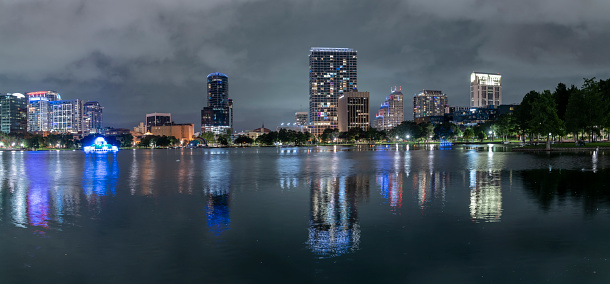
#> input picture image/data/city.jpg, 610 x 284 px, given in place of the camera
$ python player.py
#> lines starting #> are read from the running program, lines starting #| are printed output that depends on the picture
#> further down, frame is the input picture: shape (284, 610, 3); mean B, G, R 90.9, 79.8, 68
### image/histogram.py
import cv2
import numpy as np
from matplotlib import pyplot as plt


def plot(img):
    color = ('b','g','r')
    for i,col in enumerate(color):
        histr = cv2.calcHist([img],[i],None,[256],[0,256])
        plt.plot(histr,color = col)
        plt.xlim([0,256])
    fig = plt.gcf()
    fig.canvas.draw()
    hist_image = np.array(fig.canvas.renderer.buffer_rgba())
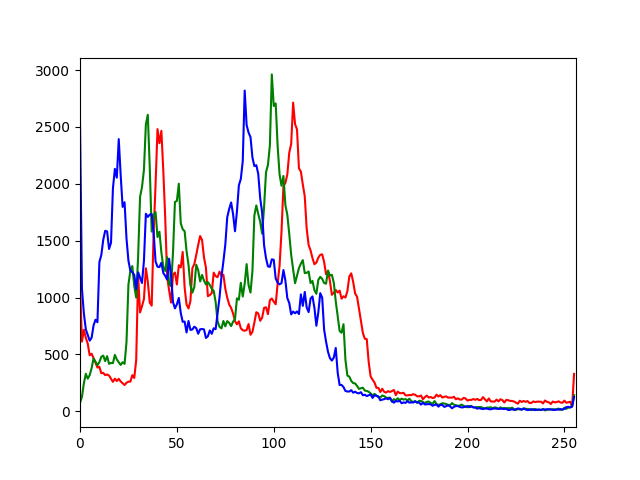
#> hist_image: shape (480, 640, 4); mean of channels 0, 1, 2, 3 245.9, 244.1, 245.8, 255; drawn as B, G, R
    plt.close()
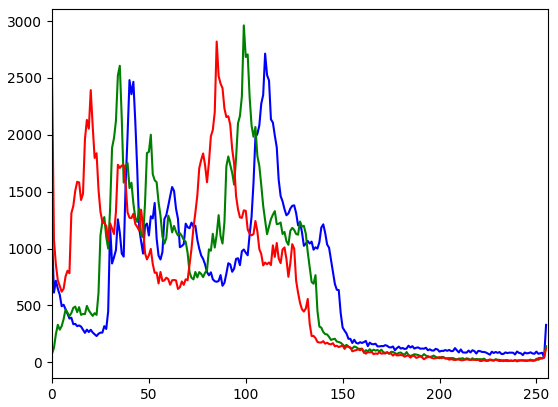
#> figure drawn by matplotlib, 1 panel; curve peaks at x = 110, y = 2714; curve peaks at x = 99, y = 2962; curve peaks at x = 85, y = 2820

    return hist_image


# [8 lines left out: function equalize, not called in this run]

### image/fft_filter.py
import cv2
import numpy as np

class FFT_FILTER:
    def __init__(self):
        self.kernel= {}
        self.kernel['type'] = None


    # [48 lines left out: functions fft, ifft, Build_H, Filter2D_FT, filter_ft, not called in this run]

### image/player.py
import cv2
import numpy as np
import filter
import noise
import fft_filter
import histogram


FILTER = fft_filter.FFT_FILTER()
cap = cv2.VideoCapture("./data/people2.mp4")
cap = cv2.VideoCapture(0, cv2.CAP_MSMF)
cap.set(cv2.CAP_PROP_FRAME_WIDTH, 512)
cap.set(cv2.CAP_PROP_FRAME_HEIGHT, 512)


while True:
    ret, frame = cap.read()
    if ret:
        cframe = histogram.plot(frame)
        cv2.imshow('Image', frame)
        cv2.imshow('Histogram', cframe)
        key = cv2.waitKey(33)
#> (key q is pressed here)
        if key == ord('q'):
            break


cap.release()
cv2.destroyAllWindows()

$ run again, on image/data/mountain.jpg
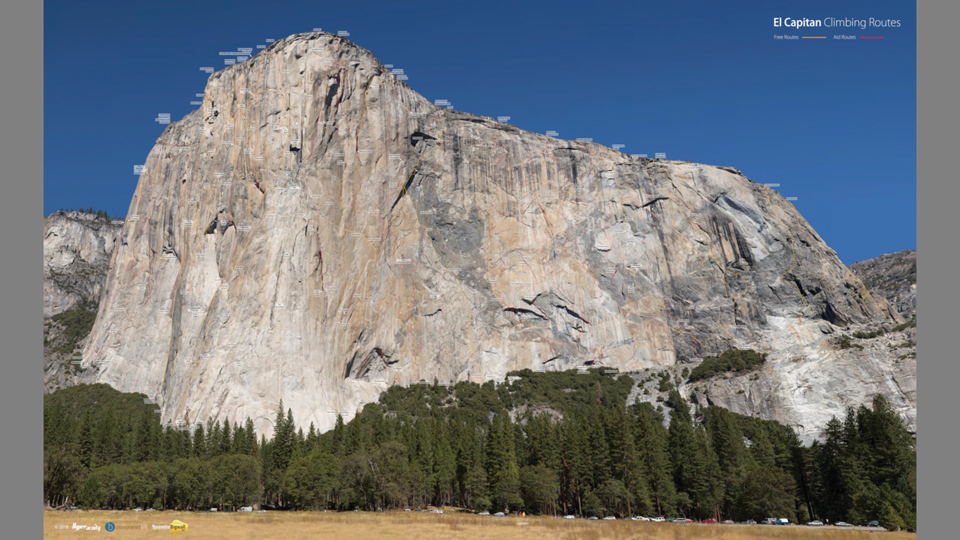
#> input picture image/data/mountain.jpg, 960 x 540 px, given in place of the camera
#> frame is the input picture: shape (540, 960, 3); mean B, G, R 123.5, 120.1, 115.8
#> in plot, `hist_image = np.array(fig.canvas.renderer.buffer_rgba())`:
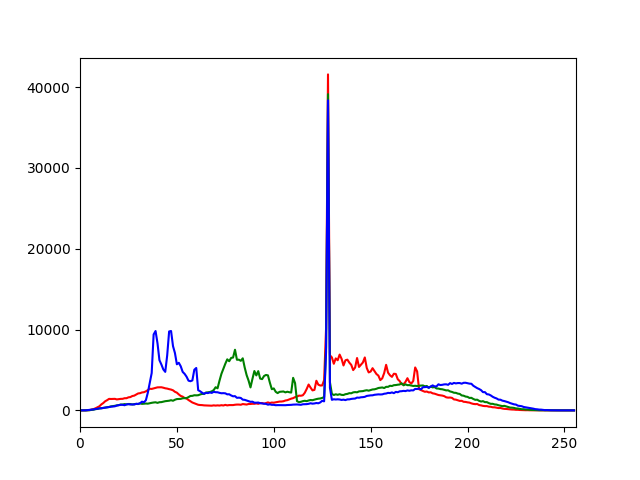
#> hist_image: shape (480, 640, 4); mean of channels 0, 1, 2, 3 250.4, 248.8, 249.3, 255; drawn as B, G, R
#> in plot, `plt.close()`:
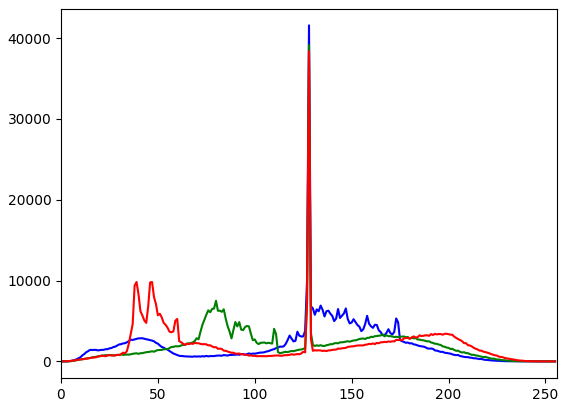
#> figure drawn by matplotlib, 1 panel; curve peaks at x = 128, y = 41566; curve peaks at x = 128, y = 39117; curve peaks at x = 128, y = 38362

$ run again, on image/data/space.jpg
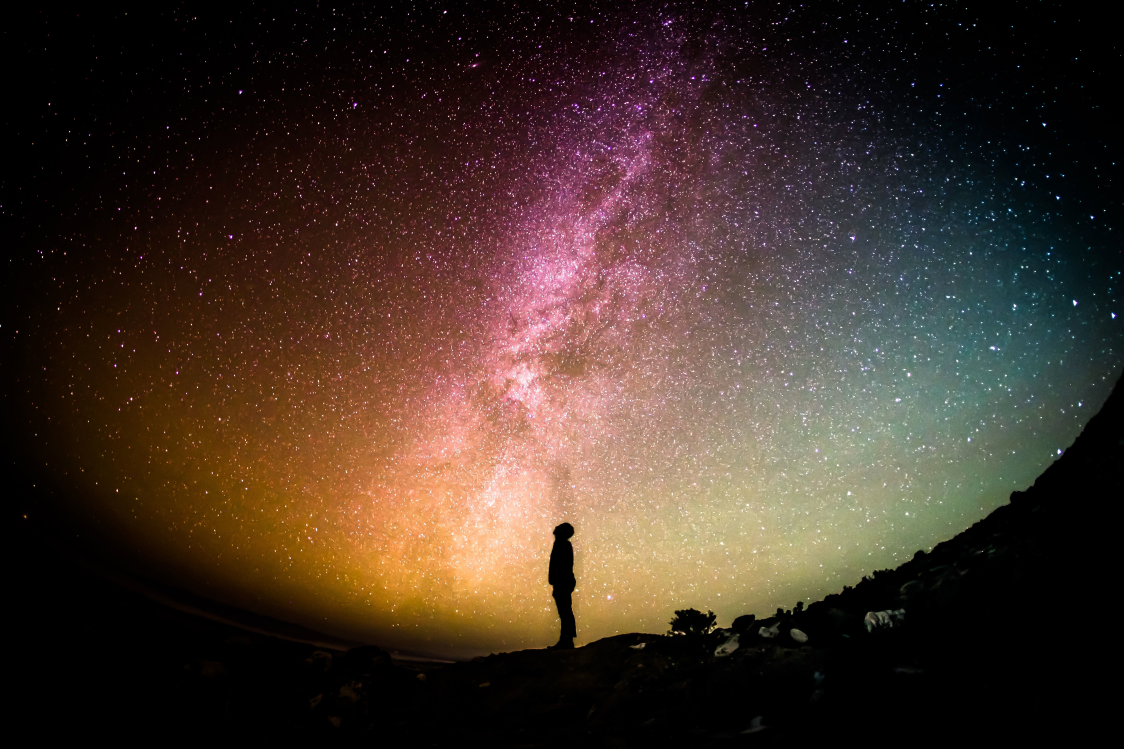
#> input picture image/data/space.jpg, 5616 x 3744 px, given in place of the camera (shown at 1/5 size)
#> frame is the input picture: shape (3744, 5616, 3); mean B, G, R 41.1, 50.6, 67.2
#> in plot, `hist_image = np.array(fig.canvas.renderer.buffer_rgba())`:
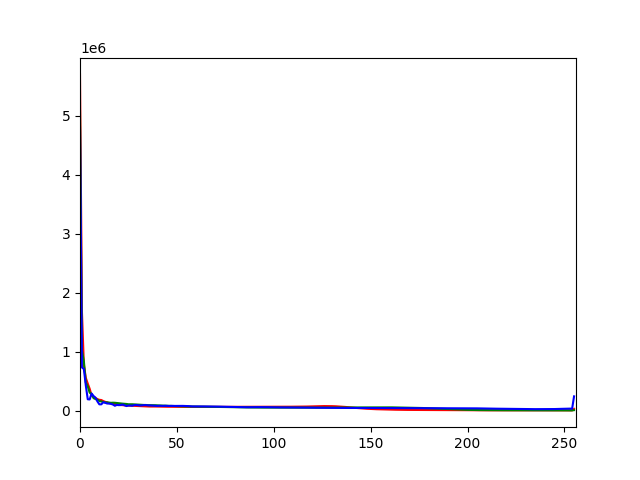
#> hist_image: shape (480, 640, 4); mean of channels 0, 1, 2, 3 252.1, 251.1, 251.3, 255; drawn as B, G, R
#> in plot, `plt.close()`:
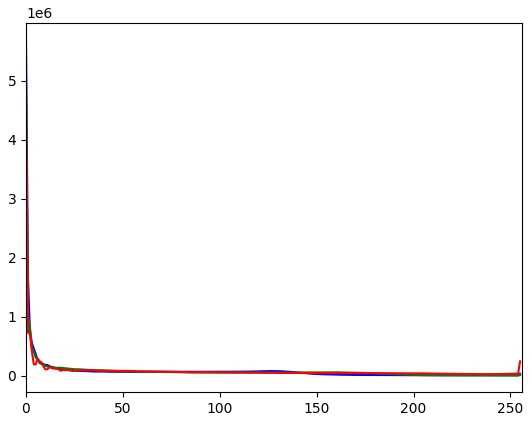
#> figure drawn by matplotlib, 1 panel; curve peaks at x = 0, y = 5702525; curve peaks at x = 0, y = 5077104; curve peaks at x = 0, y = 4798976
